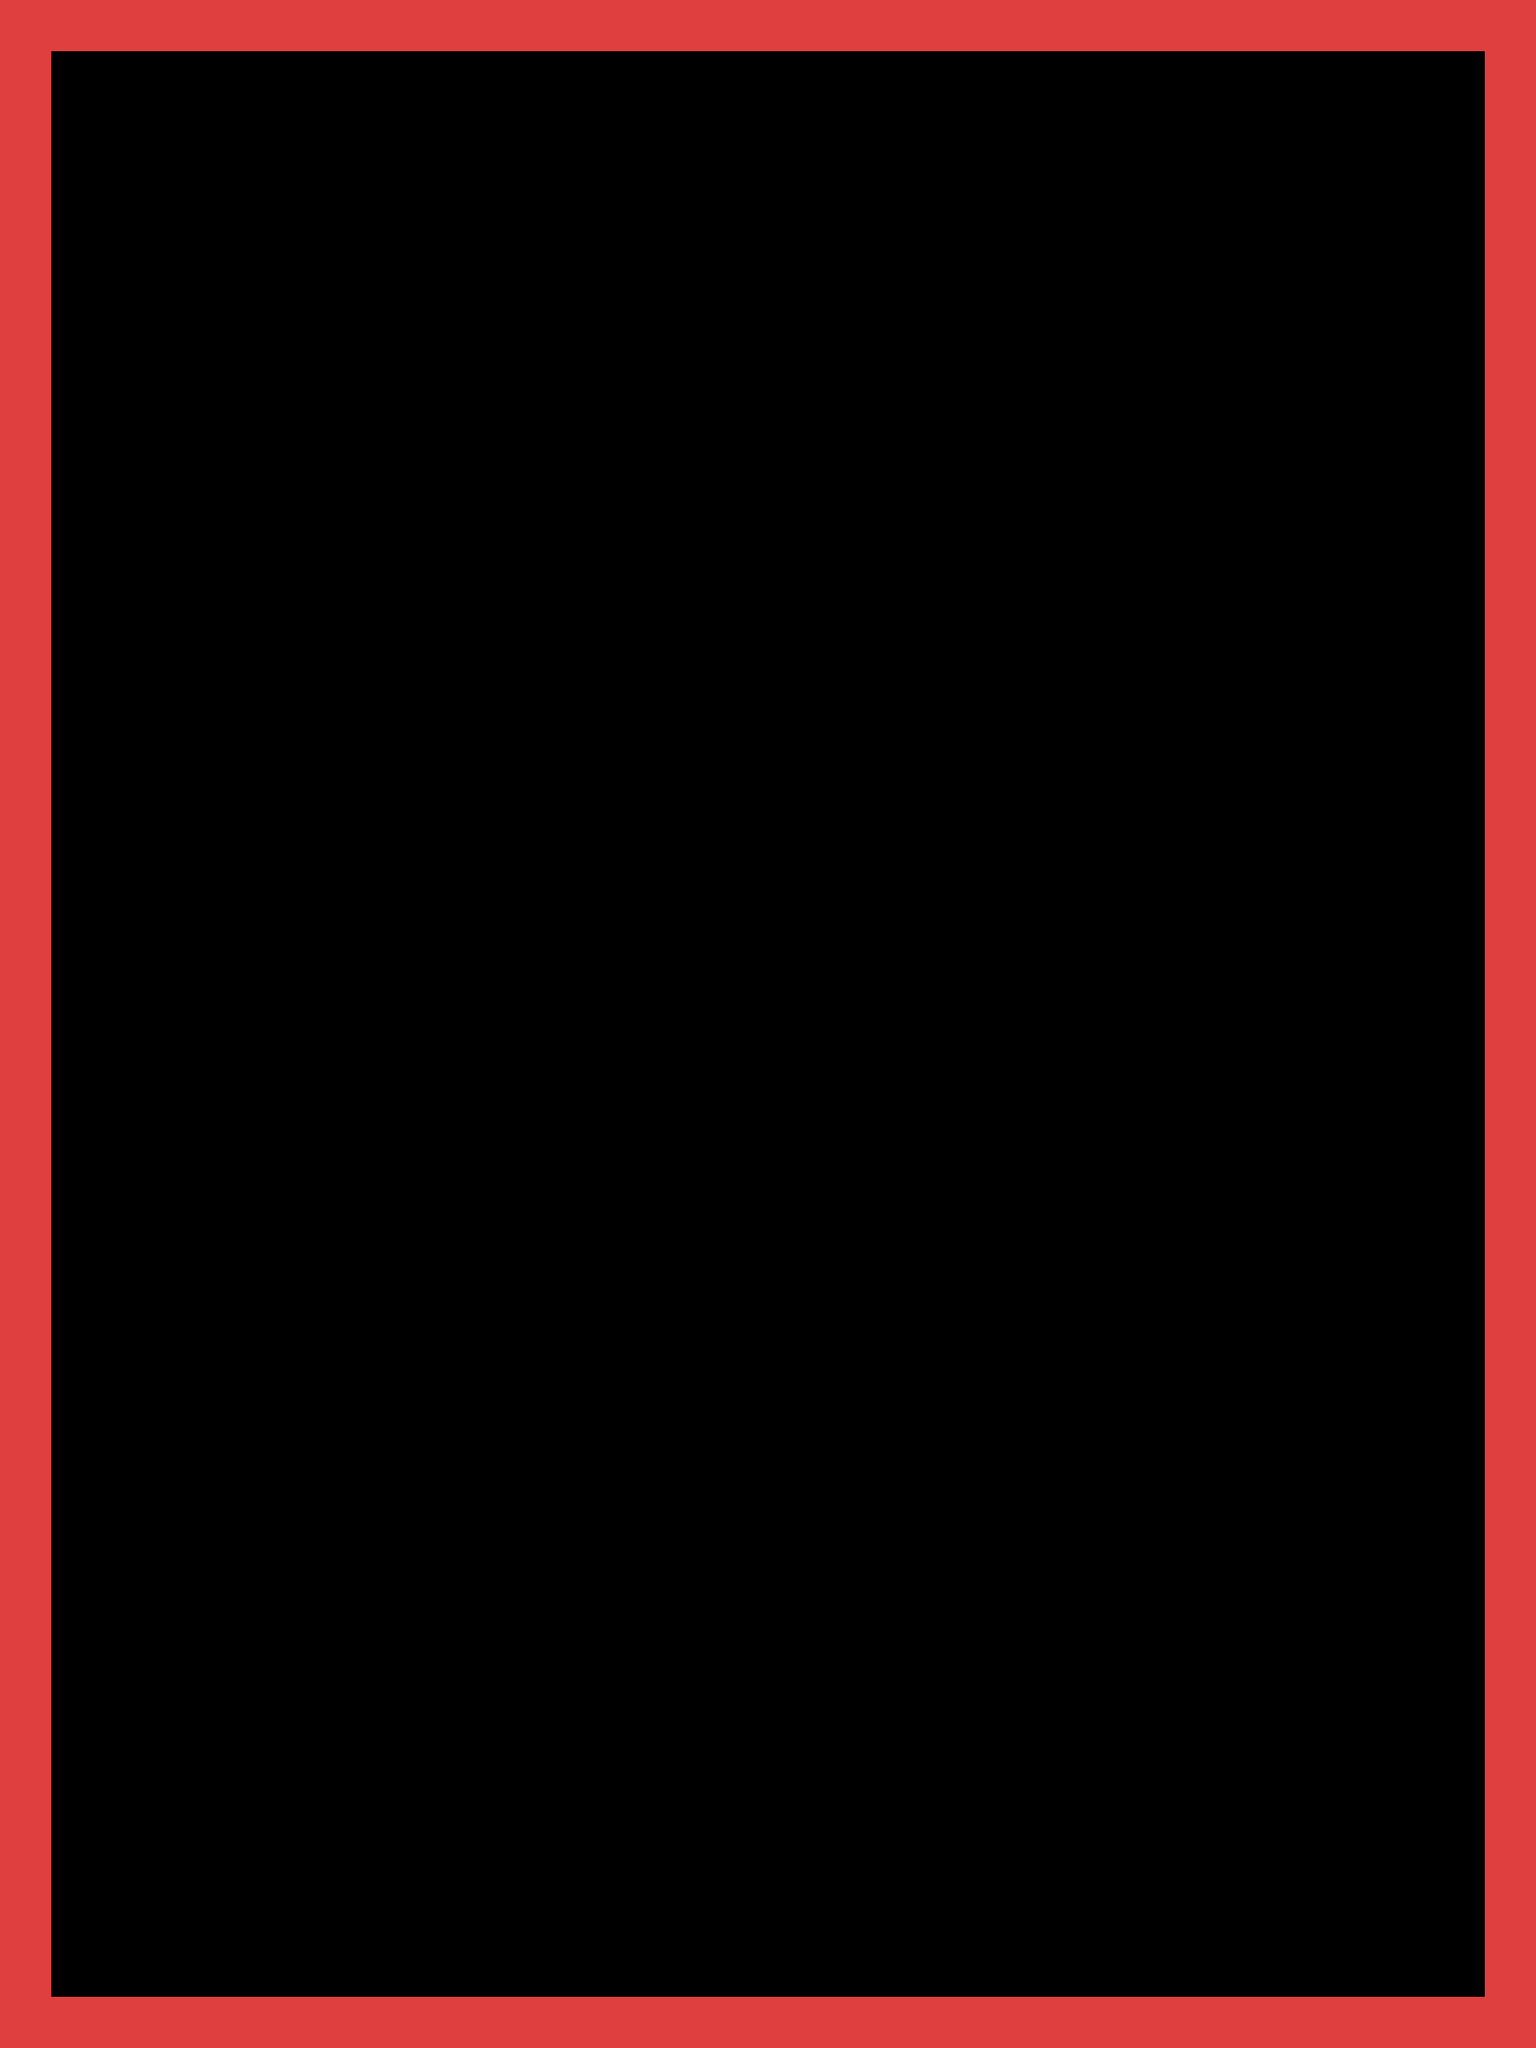

This is a level from a 2D game, rendered from its Tiled map with the project's own tilesets. A one-line summary and the map file follow, with tile-layer data summarised:
An orthogonal 30x40 tile map with 64x64 px tiles, 4 tile layers (Floor, Grass, Objects, FloorBlocks) and 1 object (player).

<map version="1.10" tiledversion="1.11.2" orientation="orthogonal" renderorder="right-down" width="30" height="40" tilewidth="64" tileheight="64" infinite="0" nextlayerid="8" nextobjectid="2">
 <tileset firstgid="1" source="tilesets/Floor.tsx" />
 <layer id="1" name="Floor" width="30" height="40">
  <data>[1200 cells, 0 non-empty, 0 distinct tile ids]</data>
 </layer>
 <objectgroup id="2" name="Object Layer 1" />
 <layer id="3" name="Grass" width="30" height="40">
  <data>[1200 cells, 0 non-empty, 0 distinct tile ids]</data>
 </layer>
 <layer id="5" name="Objects" width="30" height="40">
  <data>[1200 cells, 0 non-empty, 0 distinct tile ids]</data>
 </layer>
 <layer id="6" name="FloorBlocks" width="30" height="40">
  <data>[1200 cells, 136 non-empty, 1 distinct tile ids]</data>
 </layer>
 <objectgroup id="7" name="Entity-Pos">
  <object id="1" name="player" x="976.354" y="1227.42">
   <point />
  </object>
 </objectgroup>
</map>
